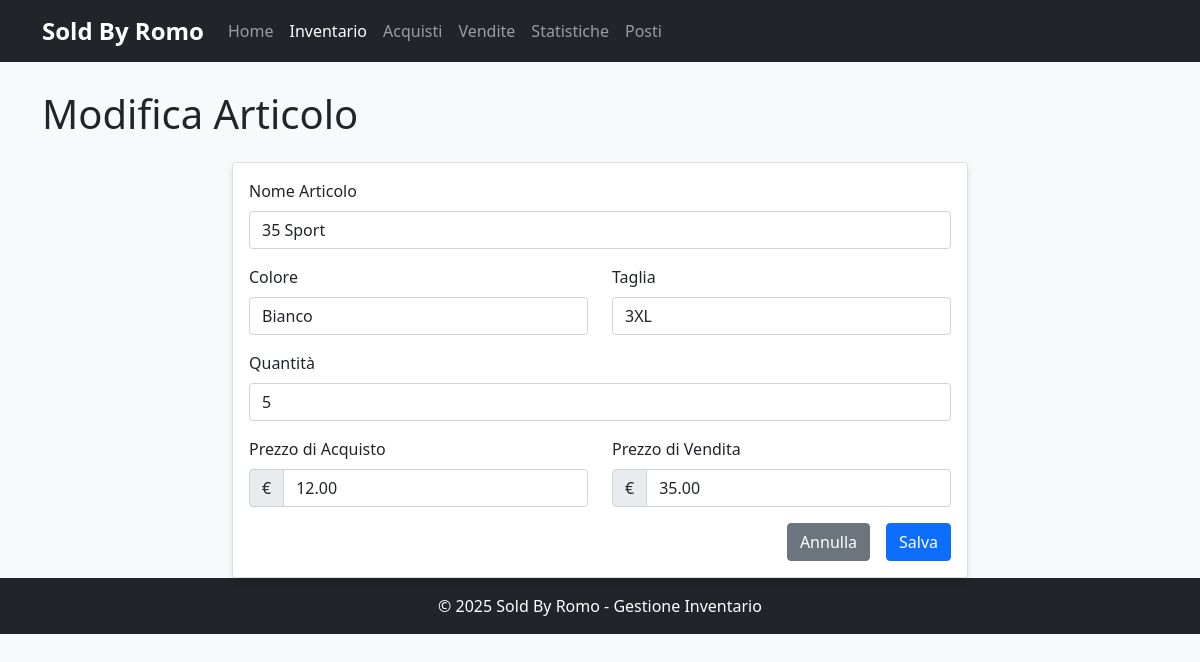
The app's page /inventario/modifica/29 with its own data.
### tables this page shows
CREATE TABLE Inventario (
    ID_inventario INTEGER PRIMARY KEY AUTOINCREMENT,
    nome_articolo TEXT NOT NULL,
    taglia TEXT NOT NULL,
    colore TEXT NOT NULL,
    quantita INTEGER NOT NULL DEFAULT 0,
    prezzo_acquisto REAL NOT NULL,
    prezzo_vendita REAL NOT NULL
);

### src/webapp.py (the view, shortened to what this page needs)
@app.route('/inventario/modifica/<int:id>', methods=['GET', 'POST'])
def modifica_articolo(id):
    db.connect()
    db.cursor.execute("SELECT * FROM Inventario WHERE ID_inventario = ?", (id,))
    item = db.cursor.fetchone()
    if not item:
        db.close()
        flash("Articolo non trovato", 'error')
        return redirect(url_for('inventario'))
    form = InventoryForm()
    if request.method == 'GET':
        form.nome_articolo.data = item['nome_articolo']
        form.colore.data = item['colore']
        form.taglia.data = item['taglia']
        form.quantita.data = item['quantita']
        form.prezzo_acquisto.data = item['prezzo_acquisto']
        form.prezzo_vendita.data = item['prezzo_vendita']
    db.close()
    return render_template('form_articolo.html', form=form, title="Modifica Articolo")

### src/webapp.py
class InventoryForm(FlaskForm):
    nome_articolo = StringField('Nome Articolo', validators=[DataRequired()])
    colore = StringField('Colore', validators=[DataRequired()])
    taglia = StringField('Taglia', validators=[DataRequired()])
    quantita = IntegerField('Quantità', validators=[NumberRange(min=0)])
    prezzo_acquisto = DecimalField('Prezzo di Acquisto', validators=[NumberRange(min=0)])
    prezzo_vendita = DecimalField('Prezzo di Vendita', validators=[NumberRange(min=0)])
    submit = SubmitField('Salva')

### src/database_manager.py (called while the page is built)
    def connect(self):
        try:
            self.conn = sqlite3.connect(self.db_path)
            self.conn.row_factory = sqlite3.Row
            self.cursor = self.conn.cursor()
            return True
        except sqlite3.Error as e:
            print(f"Errore nella connessione al database: {e}")
            return False

    def close(self):
        if self.conn:
            self.conn.close()

### templates/form_articolo.html (shortened to what this page needs)
{% extends "base.html" %}
{% block content %}
<div class="row">
    <div class="col-12">
        <h1 class="mb-4">{{ title }}</h1>
    </div>
</div>
<div class="row">
    <div class="col-md-8 mx-auto">
        <div class="card">
            <div class="card-body">
                <form method="POST">
                    <div class="mb-3">
                        {{ form.nome_articolo.label(class="form-label") }}
                        {{ form.nome_articolo(class="form-control") }}
                    </div>
                    <div class="row mb-3">
                        <div class="col-md-6">
                            {{ form.colore.label(class="form-label") }}
                            {{ form.colore(class="form-control") }}
                        </div>
                        <div class="col-md-6">
                            {{ form.taglia.label(class="form-label") }}
                            {{ form.taglia(class="form-control") }}
                        </div>
                    </div>
                    <div class="mb-3">
                        {{ form.quantita.label(class="form-label") }}
                        {{ form.quantita(class="form-control", type="number", min="0") }}
                    </div>
                    <div class="row mb-3">
                        <div class="col-md-6">
                            {{ form.prezzo_acquisto.label(class="form-label") }}
                            <div class="input-group">
                                <span class="input-group-text">€</span>
                                {{ form.prezzo_acquisto(class="form-control", type="number", step="0.01", min="0") }}
                            </div>
                        </div>
                        <div class="col-md-6">
                            {{ form.prezzo_vendita.label(class="form-label") }}
                            <div class="input-group">
                                <span class="input-group-text">€</span>
                                {{ form.prezzo_vendita(class="form-control", type="number", step="0.01", min="0") }}
                            </div>
                        </div>
                    </div>
                    <div class="d-grid gap-2 d-md-flex justify-content-md-end">
                        <a href="{{ url_for('inventario') }}" class="btn btn-secondary me-md-2">Annulla</a>
                        {{ form.submit(class="btn btn-primary") }}
                    </div>
                </form>
            </div>
        </div>
    </div>
</div>
{% endblock %}

### static/css/styles.css (style rules this page uses)
body { background-color: #f8f9fa; }
.card { box-shadow: 0 4px 6px rgba(0, 0, 0, 0.1); transition: transform 0.2s; }

### templates/base.html (style rules this page uses)
body { padding-top: 70px; padding-bottom: 30px; }

### records on screen
Inventario: nome_articolo "35 Sport", colore "Bianco", taglia "3XL", quantita "5", prezzo_acquisto "12.00", prezzo_vendita "35.00"

### other values on screen
{{ title }} "Modifica Articolo"
